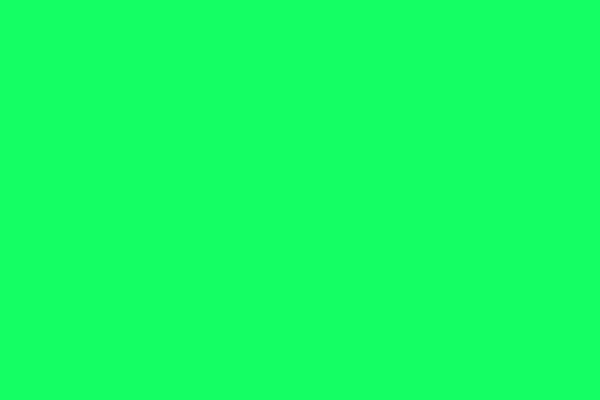
Frame 1 (no input)
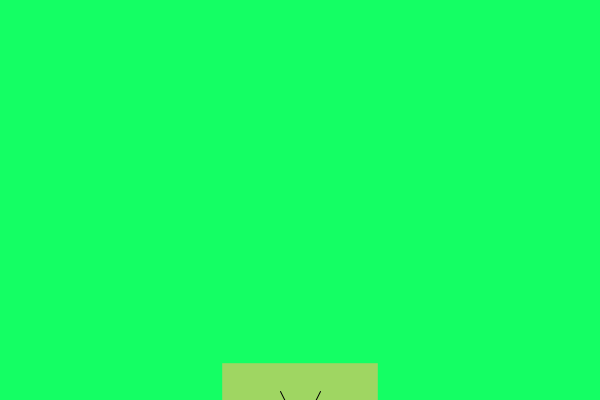
Frame 60 (the mouse pressed at the canvas centre just before this capture)
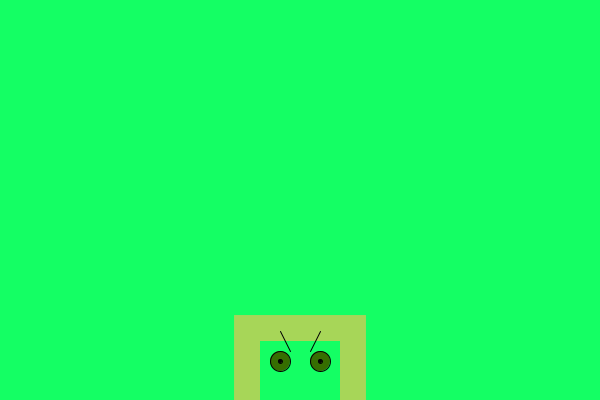
Frame 120 (the mouse held since frame 60 and released just before this capture)

The Processing sketch that drew these frames (run headless with seeded random() and noise(); from frame 60 on, the mouse is pressed at the canvas centre):

// Processing sketch: processing_157822
// ── processing_157822.pde

//x and y coordiantes
float thingX;
float thingY;
float bodySize;

//eye color
float r;
float g;
float b;

void setup() {
  size (600, 400);
  thingX = width/2;
  thingY = height+100;
  smooth ();
}

void draw () {
  background (20, 255, 100);
  //setting ellipse mode
  rectMode (CENTER);
  ellipseMode (CENTER);

  //flashing body
  noStroke ();
  r = random (255);
  g = random (255);
  b = random (255);
  bodySize = random (40, 300);
  noStroke();
  fill (r, g, b);
  rect (thingX, thingY, bodySize, bodySize);
    //hard body
  strokeWeight(1);
  fill (20, 255, 100, 255);
  rect (thingX, thingY, 80, 80);
  
  
  
  //feet
  stroke (0);
  strokeWeight (2);
  line (thingX-20, thingY+40, thingX-40, thingY+80);
  line (thingX+20, thingY+40, thingX+40, thingY+80);
  
  //eyes
  r = random (255);
  g = random (255);
  b = random (255);
  strokeWeight(1);
  fill (r, g, b);
  ellipse (thingX-20, thingY-20, 20, 20);
  ellipse (thingX+20, thingY-20, 20, 20);
  fill(0);
  ellipse (thingX-20, thingY-20, 4, 4);
  ellipse (thingX+20, thingY-20, 4, 4);
  
  //eyebrows
  line (thingX-10, thingY-30, thingX-20, thingY-50);
  line (thingX+10, thingY-30, thingX+20, thingY-50);  
  
  //move up
  thingY = thingY -1;
 
}
